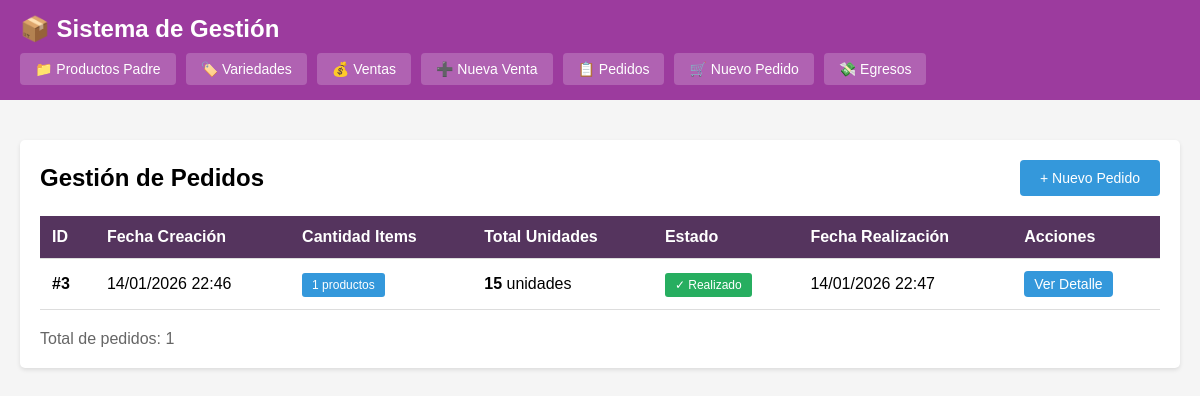
The page /index.php?c=pedido&a=index on the database as committed earlier.
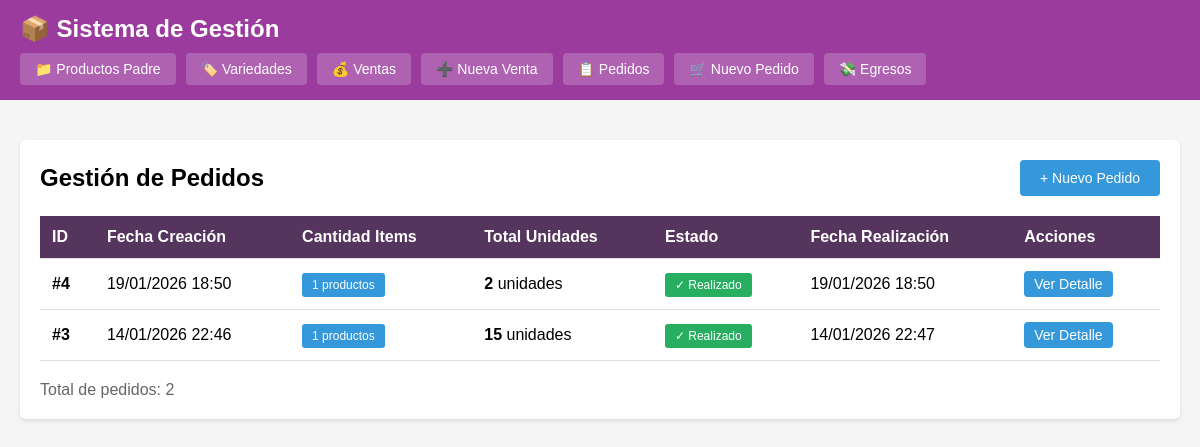
The same page on the database as committed later.
### tables this page shows
CREATE TABLE pedidos (
            id INTEGER PRIMARY KEY AUTOINCREMENT,
            estado VARCHAR(20) DEFAULT 'pendiente',
            observaciones TEXT,
            fecha_creacion DATETIME DEFAULT CURRENT_TIMESTAMP,
            fecha_realizacion DATETIME
        );

### controllers/PedidoController.php (called while the page is built, shortened)
<?php
class PedidoController {
    private $pedidoModel;
    public function __construct() {
        $this->pedidoModel = new Pedido();
    }
    public function index() {
        $pedidos = $this->pedidoModel->getAll();
        $this->render('pedidos/index', [
            'pedidos' => $pedidos
        ]);
    }
    private function render($view, $data = []) {
        extract($data);
        require BASE_PATH . '/views/' . $view . '.php';
        require BASE_PATH . '/views/layout.php';
    }
}
?>

### config/database.php (called while the page is built, shortened)
<?php
class Database {
    private static $instance = null;
    private $conn;
    private function __construct() {
        try {
            $this->conn = new PDO('sqlite:' . DB_PATH);
            $this->conn->setAttribute(PDO::ATTR_ERRMODE, PDO::ERRMODE_EXCEPTION);
            $this->conn->setAttribute(PDO::ATTR_DEFAULT_FETCH_MODE, PDO::FETCH_ASSOC);
        } catch(PDOException $e) {
            die("Error de conexión: " . $e->getMessage());
        }
    }
    public static function getInstance() {
        if (self::$instance === null) {
            self::$instance = new self();
        }
        return self::$instance;
    }
    public function getConnection() {
        return $this->conn;
    }
}
?>

### models/Pedido.php (called while the page is built, shortened)
<?php
class Pedido {
    private $db;
    public function __construct() {
        $this->db = Database::getInstance()->getConnection();
    }
    public function getAll() {
        $sql = "SELECT p.*,
                COUNT(pd.id) as cantidad_items,
                SUM(pd.cantidad_solicitada) as total_unidades
                FROM pedidos p
                LEFT JOIN pedido_detalles pd ON p.id = pd.pedido_id
                GROUP BY p.id
                ORDER BY p.fecha_creacion DESC";
        $stmt = $this->db->query($sql);
        return $stmt->fetchAll();
    }
}
?>

### views/pedidos/index.php (the view, shortened to what this page needs)
<div style="display: flex; justify-content: space-between; align-items: center; margin-bottom: 20px;">
    <h2>Gestión de Pedidos</h2>
    <a href="index.php?c=pedido&a=nuevo" class="btn btn-primary">+ Nuevo Pedido</a>
</div>
<?php if (empty($pedidos)): ?>
    <p>No hay pedidos registrados.</p>
<?php else: ?>
    <table>
        <thead>
            <tr>
                <th>ID</th>
                <th>Fecha Creación</th>
                <th>Cantidad Items</th>
                <th>Total Unidades</th>
                <th>Estado</th>
                <th>Fecha Realización</th>
                <th>Acciones</th>
            </tr>
        </thead>
        <tbody>
            <?php foreach ($pedidos as $pedido): ?>
                <tr>
                    <td><strong>#<?= $pedido['id'] ?></strong></td>
                    <td><?= date('d/m/Y H:i', strtotime($pedido['fecha_creacion'])) ?></td>
                    <td>
                        <span class="badge" style="background: #3498db;"><?= $pedido['cantidad_items'] ?> productos</span>
                    </td>
                    <td>
                        <strong><?= $pedido['total_unidades'] ?></strong> unidades
                    </td>
                    <td>
                        <?php if ($pedido['estado'] == 'pendiente'): ?>
                            <span class="badge badge-pendiente">⏳ Pendiente</span>
                        <?php elseif ($pedido['estado'] == 'realizado'): ?>
                            <span class="badge badge-realizado">✓ Realizado</span>
                        <?php else: ?>
                            <span class="badge badge-faltante">⚠ Faltante</span>
                        <?php endif; ?>
                    </td>
                    <td>
                        <?php if ($pedido['fecha_realizacion']): ?>
                            <?= date('d/m/Y H:i', strtotime($pedido['fecha_realizacion'])) ?>
                        <?php else: ?>
                            <span style="color: #95a5a6;">-</span>
                        <?php endif; ?>
                    </td>
                    <td>
                        <a href="index.php?c=pedido&a=detalle&id=<?= $pedido['id'] ?>" class="btn btn-primary" style="padding: 5px 10px;">Ver Detalle</a>
                    </td>
                </tr>
            <?php endforeach; ?>
        </tbody>
    </table>
    <div style="margin-top: 20px; color: #666;">
        Total de pedidos: <?= count($pedidos) ?>
    </div>
<?php endif; ?>

Rows that differ between the two databases and show on the page:
added pedidos: id "4", fecha_creacion "19/01/2026 18:50", cantidad_items "1", total_unidades "2", estado "✓ Realizado", fecha_realizacion "19/01/2026 18:50"
Other text that changed with them:
count($pedidos): "1" → "2"
